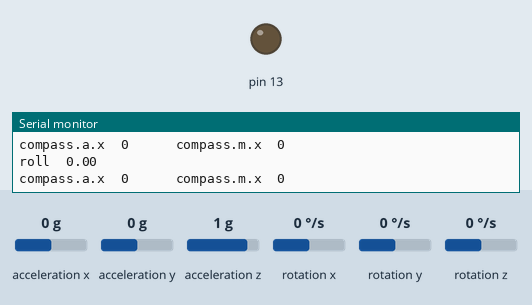
Simulated run of this sketch. Board: Arduino Uno, built with avr-gcc and run on an emulated ATmega328P. Shown: output pins drawn as LEDs (lit = HIGH), the last lines printed to the serial monitor. The inputs (shaded band) are chosen by the test bench; at power-on: acceleration x 0 g, acceleration y 0 g, acceleration z 1 g, rotation x 0 °/s, rotation y 0 °/s, rotation z 0 °/s.

Above: at 1.8 s.
1.9 s: acceleration x set to -1.4 g
At 2.8 s:
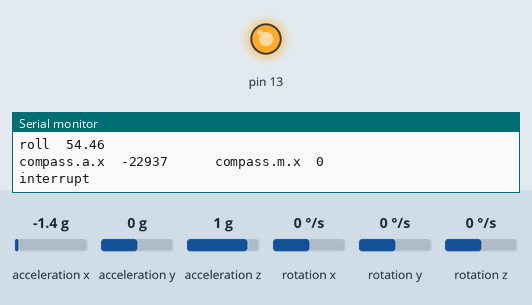
Timing chart, 0 to 4.9 s (numbered marks = the images above; inputs shaded):
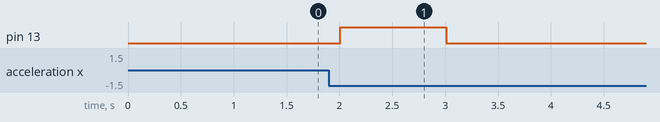

Measured:
- after the input at 1.9 s, pin 13: LOW → HIGH after 0.11 s, → LOW 1.0 s later

The sketch:

htplusroll.ino
```cpp
/*
The sensor outputs provided by the library are the raw 16-bit values
obtained by concatenating the 8-bit high and low accelerometer and
magnetometer data registers. They can be converted to units of g and
gauss using the conversion factors specified in the datasheet for your
particular device and full scale setting (gain).

Example: An LSM303D gives a magnetometer X axis reading of 1982 with
its default full scale setting of +/- 4 gauss. The M_GN specification
in the LSM303D datasheet (page 10) states a conversion factor of 0.160
mgauss/LSB (least significant bit) at this FS setting, so the raw
reading of -1982 corresponds to 1982 * 0.160 = 317.1 mgauss =
0.3171 gauss.

In the LSM303DLHC, LSM303DLM, and LSM303DLH, the acceleration data
registers actually contain a left-aligned 12-bit number, so the lowest
4 bits are always 0, and the values should be shifted right by 4 bits
(divided by 16) to be consistent with the conversion factors specified
in the datasheets.

Example: An LSM303DLH gives an accelerometer Z axis reading of -16144
with its default full scale setting of +/- 2 g. Dropping the lowest 4
bits gives a 12-bit raw value of -1009. The LA_So specification in the
LSM303DLH datasheet (page 11) states a conversion factor of 1 mg/digit
at this FS setting, so the value of -1009 corresponds to -1009 * 1 =
1009 mg = 1.009 g.
*/

#include <Wire.h>
#include <LSM303.h>

LSM303 compass;

int j[300];
int k[300];
int i;
double roll;
void setup()
{
  Serial.begin(115200);
  Wire.begin();
  compass.init();
  compass.enableDefault();
  pinMode(13,OUTPUT);
}

void loop()
{

  for (i=0;i<200;i++)
  {
    compass.read();
  roll=atan2(compass.a.x, compass.a.z) * 180/PI;
  Serial.print("roll");
  Serial.print("\t");
  Serial.println(-roll);
    j[i]=compass.a.x;

   k[i]=compass.m.x;
   Serial.print("compass.a.x");
   Serial.print("\t");
  Serial.print(j[i]);
  Serial.print("\t");
  Serial.print("\t");
  Serial.print("\t");

  Serial.print("compass.m.x");
  Serial.print("\t");
  Serial.print(k[i]);
  Serial.println("\n");
  if(((abs(j[i])-abs(j[i-1])>2200 )||(abs(j[i-1])-abs(j[i])>2200 ) )|| ((abs(k[i])-abs(k[i-1])>60)||(abs(k[i-1])-abs(k[i])>60))) //&& (k[i++]-k[i])>50) ||((-roll)>178))
 { Serial.println("interrupt");
  digitalWrite(13,HIGH);
 }
  else
  digitalWrite(13,LOW);

  delay(1000);
  }
}

/*
  snprintf(report, sizeof(report), "A(i): %6d %6d %6d    M: %6d %6d %6d",
    compass.a.x, compass.a.y, compass.a.z,
    compass.m.x, compass.m.y, compass.m.z);

 Serial.println(report);

  */
```
